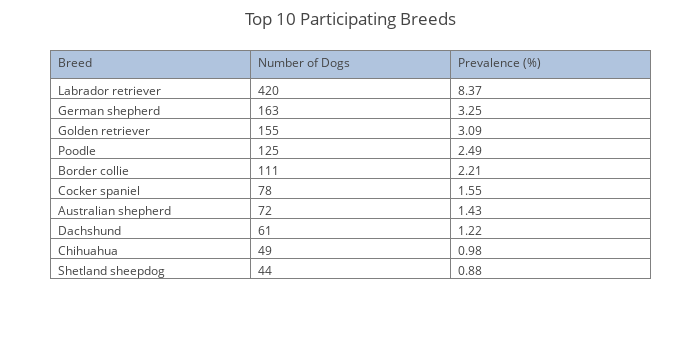

Notebook cell for this chart:
### Markdown cell above
### 2.4 Breakdown of Participating Purebred Breeds:

### Code cell
# Create the necessary dataframe.
fields = 'purebred_breed'
labels = ['Breed']
df = createDataFrame(DOG_TABLE, fields, labels, filtered=False)

df = df.replace('', np.nan, regex=True)
df = df.replace('118', 'Labrador retriever', regex=True)
df = df.replace('92', 'German shepherd', regex=True)
df = df.replace('97', 'Golden retriever', regex=True)
df = df.replace('151', 'Poodle', regex=True)
df = df.replace('43', 'Border collie', regex=True)
df = df.replace('71', 'Cocker spaniel', regex=True)
df = df.replace('16', 'Australian shepherd', regex=True)
df = df.replace('75', 'Dachshund', regex=True)
df = df.replace('64', 'Chihuahua', regex=True)
df = df.replace('170', 'Shetland sheepdog', regex=True)

# Calculate sums and prevalences.
calc = getValueCountAndPrevalence(df, labels[0])
calc = calc[:10]

data = [go.Table(columnwidth = [100, 100, 100],
                 header=dict(values=[labels[0], 'Number of Dogs', 'Prevalence (%)'],
                             fill = dict(color='#B0C4DE'),
                             align = ['left'] * 3),
                 cells=dict(values=[calc.index.values, calc['sum'].values, 
                                    calc['prevalence'].values],

                            align = ['left'] * 3,
                            format = [None, 'd', '.2f']))]
layout = go.Layout(title='Top 10 Participating Breeds',
                   width=700,
                   height=350,
                   margin=go.Margin(l=50, r=50, b=50, t=50, pad=4))
fig = dict(data=data, layout=layout)
py.iplot(fig)

### Figure 1 — Plotly figure (JSON) as saved in the notebook; plotly's stock layout.template omitted (floating-point values rounded to 4 significant figures)
{"data": [{"cells": {"align": ["left", "left", "left"], "format": [null, "d", ".2f"], "values": [["Labrador retriever", "German shepherd", "Golden retriever", "Poodle", "Border collie", "Cocker spaniel", "Australian shepherd", "Dachshund", "Chihuahua", "Shetland sheepdog"], [420, 163, 155, 125, 111, 78, 72, 61, 49, 44], [8.37, 3.248, 3.089, 2.491, 2.212, 1.554, 1.435, 1.216, 0.9765, 0.8768]]}, "columnwidth": [100, 100, 100], "header": {"align": ["left", "left", "left"], "fill": {"color": "#B0C4DE"}, "values": ["Breed", "Number of Dogs", "Prevalence (%)"]}, "type": "table"}], "layout": {"height": 350, "margin": {"b": 50, "l": 50, "pad": 4, "r": 50, "t": 50}, "title": "Top 10 Participating Breeds", "width": 700}}
